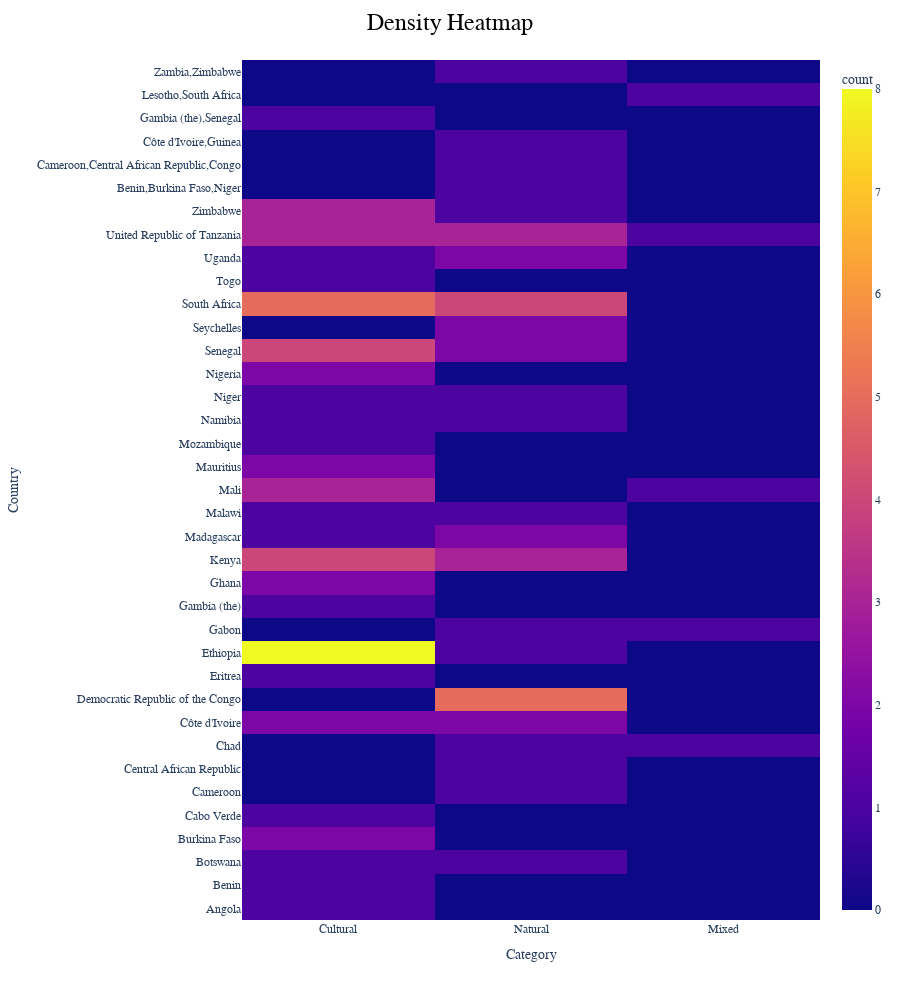

The code cell stored with this chart in its notebook:
### Markdown cell above
### Visual Breakdown of the POI Categories by Country

### Code cell
# create the density heatmap chart
fig = px.density_heatmap(data_df_transformed, x="category", y="states_name_en", height=1000)

# update the font of all items in the layout
fig.update_layout(
    font_family='Futura',
    title={
        'text': 'Density Heatmap',
        'font': {
            'size': 24,
            'color': 'Black'
        },
        'x': 0.5,
        'xanchor': 'center'
    },
    xaxis_title='Category',
    yaxis_title='Country'
)


# display the chart
fig.show()

### Figure 1 — Plotly figure (JSON) as saved in the notebook; plotly's stock layout.template omitted (floating-point values rounded to 4 significant figures)
{"data": [{"coloraxis": "coloraxis", "hovertemplate": "category=%{x}<br>states_name_en=%{y}<br>count=%{z}<extra></extra>", "name": "", "type": "histogram2d", "x": ["Cultural", "Cultural", "Cultural", "Natural", "Cultural", "Cultural", "Cultural", "Natural", "Natural", "Natural", "Mixed", "Natural", "Natural", "Cultural", "Cultural", "Natural", "Natural", "Natural", "Natural", "Natural", "Cultural", "Natural", "Cultural", "Cultural", "Cultural", "Cultural", "Cultural", "Cultural", "Cultural", "Cultural", "Mixed", "Natural", "Cultural", "Cultural", "Cultural", "Natural", "Natural", "Cultural", "Natural", "Cultural", "Cultural", "Cultural", "Natural", "Cultural", "Natural", "Natural", "Cultural", "Cultural", "Cultural", "Mixed", "Cultural", "Cultural", "Cultural", "Cultural", "Cultural", "Natural", "Natural", "Cultural", "Cultural", "Cultural", "Natural", "Cultural", "Natural", "Cultural", "Cultural", "Cultural", "Natural", "Natural", "Natural", "Cultural", "Cultural", "Natural", "Cultural", "Natural", "Cultural", "Cultural", "Natural", "Cultural", "Natural", "Natural", "Cultural", "Mixed", "Cultural", "Natural", "Cultural", "Natural", "Natural", "Cultural", "Natural", "Cultural", "Cultural", "Cultural", "Natural", "Natural", "Natural", "Cultural", "Mixed", "Natural"], "xaxis": "x", "xbingroup": "x", "y": ["Angola", "Benin", "Botswana", "Botswana", "Burkina Faso", "Burkina Faso", "Cabo Verde", "Cameroon", "Central African Republic", "Chad", "Chad", "Côte d'Ivoire", "Côte d'Ivoire", "Côte d'Ivoire", "Côte d'Ivoire", "Democratic Republic of the Congo", "Democratic Republic of the Congo", "Democratic Republic of the Congo", "Democratic Republic of the Congo", "Democratic Republic of the Congo", "Eritrea", "Ethiopia", "Ethiopia", "Ethiopia", "Ethiopia", "Ethiopia", "Ethiopia", "Ethiopia", "Ethiopia", "Ethiopia", "Gabon", "Gabon", "Gambia (the)", "Ghana", "Ghana", "Kenya", "Kenya", "Kenya", "Kenya", "Kenya", "Kenya", "Kenya", "Madagascar", "Madagascar", "Madagascar", "Malawi", "Malawi", "Mali", "Mali", "Mali", "Mali", "Mauritius", "Mauritius", "Mozambique", "Namibia", "Namibia", "Niger", "Niger", "Nigeria", "Nigeria", "Senegal", "Senegal", "Senegal", "Senegal", "Senegal", "Senegal", "Seychelles", "Seychelles", "South Africa", "South Africa", "South Africa", "South Africa", "South Africa", "South Africa", "South Africa", "South Africa", "South Africa", "Togo", "Uganda", "Uganda", "Uganda", "United Republic of Tanzania", "United Republic of Tanzania", "United Republic of Tanzania", "United Republic of Tanzania", "United Republic of Tanzania", "United Republic of Tanzania", "United Republic of Tanzania", "Zimbabwe", "Zimbabwe", "Zimbabwe", "Zimbabwe", "Benin,Burkina Faso,Niger", "Cameroon,Central African Republic,Congo", "Côte d'Ivoire,Guinea", "Gambia (the),Senegal", "Lesotho,South Africa", "Zambia,Zimbabwe"], "yaxis": "y", "ybingroup": "y"}], "layout": {"coloraxis": {"colorbar": {"title": {"text": "count"}}, "colorscale": [[0, "#0d0887"], [0.1111, "#46039f"], [0.2222, "#7201a8"], [0.3333, "#9c179e"], [0.4444, "#bd3786"], [0.5556, "#d8576b"], [0.6667, "#ed7953"], [0.7778, "#fb9f3a"], [0.8889, "#fdca26"], [1, "#f0f921"]]}, "font": {"family": "Futura"}, "height": 1000, "legend": {"tracegroupgap": 0}, "margin": {"t": 60}, "title": {"font": {"color": "Black", "size": 24}, "text": "Density Heatmap", "x": 0.5, "xanchor": "center"}, "xaxis": {"anchor": "y", "domain": [0, 1], "title": {"text": "Category"}}, "yaxis": {"anchor": "x", "domain": [0, 1], "title": {"text": "Country"}}}}
